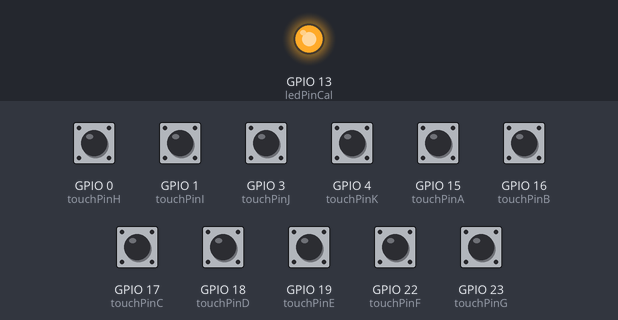
The sketch below on a simulated ESP32. Shown: output pins drawn as LEDs (lit = HIGH). The test bench sets the inputs (shaded band); at power-on: GPIO 0 (touchPinH), GPIO 1 (touchPinI), GPIO 3 (touchPinJ), GPIO 4 (touchPinK), GPIO 15 (touchPinA), GPIO 16 (touchPinB), GPIO 17 (touchPinC), GPIO 18 (touchPinD), GPIO 19 (touchPinE), GPIO 22 (touchPinF), GPIO 23 (touchPinG) HIGH.

Above: at 1.6 s.
At 9.1 s:
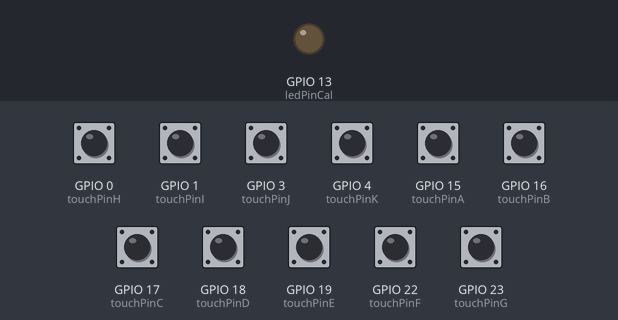
Timing chart, 0 to 10.6 s (numbered marks = the images above):
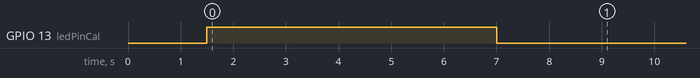

The sketch:

TeensyPiano.ino
```cpp
/*
 * TeensyPiano.ino
 *
 * Brown Dog Gadgets
 *
 * Pete Prodoehl <pete@2xlnetworks.com>
 *
 * 2017-03-11
 *
 * https://www.arduino.cc/en/Tutorial/ToneMelody
 *
 */


int touchPinA = 15;
int touchPinB = 16;
int touchPinC = 17;
int touchPinD = 18;
int touchPinE = 19;
int touchPinF = 22;
int touchPinG = 23;
int touchPinH = 0;
int touchPinI = 1;
int touchPinJ = 3;
int touchPinK = 4;

int restA;
int restB;
int restC;
int restD;
int restE;
int restF;
int restG;
int restH;
int restI;
int restJ;
int restK;

int speakerPin = 10; // output pin

int ledPinCal = 13;

int pinLevel = 200; // may need adjusting

void setup() {
  // Serial.begin(9600);
  delay(1500);
  pinMode(ledPinCal, OUTPUT);
  calibrate();
}


void loop() {

  int valA = (touchRead(touchPinA));
  int valB = (touchRead(touchPinB));
  int valC = (touchRead(touchPinC));
  int valD = (touchRead(touchPinD));
  int valE = (touchRead(touchPinE));
  int valF = (touchRead(touchPinF));
  int valG = (touchRead(touchPinG));
  int valH = (touchRead(touchPinH));
  int valI = (touchRead(touchPinI));
  int valJ = (touchRead(touchPinJ));
  int valK = (touchRead(touchPinK));

  if (valA > (restA + pinLevel)) {
    // Serial.println(valA);
    tone(speakerPin, 523);
  }

  if (valB > (restB + pinLevel)) {
    // Serial.println(valB);
    tone(speakerPin, 587);
  }

  if (valC > (restC + pinLevel)) {
    // Serial.println(valC);
    tone(speakerPin, 659);
  }

  if (valD > (restD + pinLevel)) {
    // Serial.println(valD);
    tone(speakerPin, 698);
  }

  if (valE > (restE + pinLevel)) {
    // Serial.println(valE);
    tone(speakerPin, 784);
  }

  if (valF > (restF + pinLevel)) {
    // Serial.println(valF);
    tone(speakerPin, 880);
  }

  if (valG > (restG + pinLevel)) {
    // Serial.println(valG);
    tone(speakerPin, 988);
  }

  if (valH > (restH + pinLevel)) {
    // Serial.println(valH);
    tone(speakerPin, 1047);
  }

  if (valI > (restI + pinLevel)) {
    // Serial.println(valI);
    tone(speakerPin, 1175);
  }

  if (valJ > (restJ + pinLevel)) {
    // Serial.println(valJ);
    tone(speakerPin, 1319);
  }

  if (valK > (restK + pinLevel)) {
    // Serial.println(valK);
    tone(speakerPin, 1397);
  }


  if (  (valA <= (restA + pinLevel)) &&
        (valB <= (restB + pinLevel)) &&
        (valC <= (restC + pinLevel)) &&
        (valD <= (restD + pinLevel)) &&
        (valE <= (restE + pinLevel)) &&
        (valF <= (restF + pinLevel)) &&
        (valG <= (restG + pinLevel)) &&
        (valH <= (restH + pinLevel)) &&
        (valI <= (restI + pinLevel)) &&
        (valJ <= (restJ + pinLevel)) &&
        (valK <= (restK + pinLevel)) ) {
          // Serial.println("No Tone!");
          noTone(speakerPin);
        }


  delay(10);

}


// run calibration at startup

int calibratePin (int thePin) {

  int calRun = 50;
  int calVal = 0;
  int calValFull = 0;
  int calResult = 0;

  for (int i = 0; i < calRun; i++) {
    calVal = (touchRead(thePin));
    calValFull = calValFull + calVal;
    delay(10);
  }

  calResult = calValFull / calRun;

  return calResult;

}


void calibrate () {

  digitalWrite(ledPinCal, HIGH);
  // Serial.println("Starting calibration...");

  restA = calibratePin(touchPinA);
  // Serial.print("restA: ");
  // Serial.println(restA);

  restB = calibratePin(touchPinB);
  // Serial.print("restB: ");
  // Serial.println(restB);

  restC = calibratePin(touchPinC);
  // Serial.print("restC: ");
  // Serial.println(restC);

  restD = calibratePin(touchPinD);
  // Serial.print("restD: ");
  // Serial.println(restD);

  restE = calibratePin(touchPinE);
  // Serial.print("restE: ");
  // Serial.println(restE);

  restF = calibratePin(touchPinF);
  // Serial.print("restF: ");
  // Serial.println(restF);

  restG = calibratePin(touchPinG);
  // Serial.print("restG: ");
  // Serial.println(restG);

  restH = calibratePin(touchPinH);
  // Serial.print("restH: ");
  // Serial.println(restH);

  restI = calibratePin(touchPinI);
  // Serial.print("restI: ");
  // Serial.println(restI);

  restJ = calibratePin(touchPinJ);
  // Serial.print("restJ: ");
  // Serial.println(restJ);

  restK = calibratePin(touchPinK);
  // Serial.print("restK: ");
  // Serial.println(restK);

  digitalWrite(ledPinCal, LOW);
  delay(2000);

}
```
